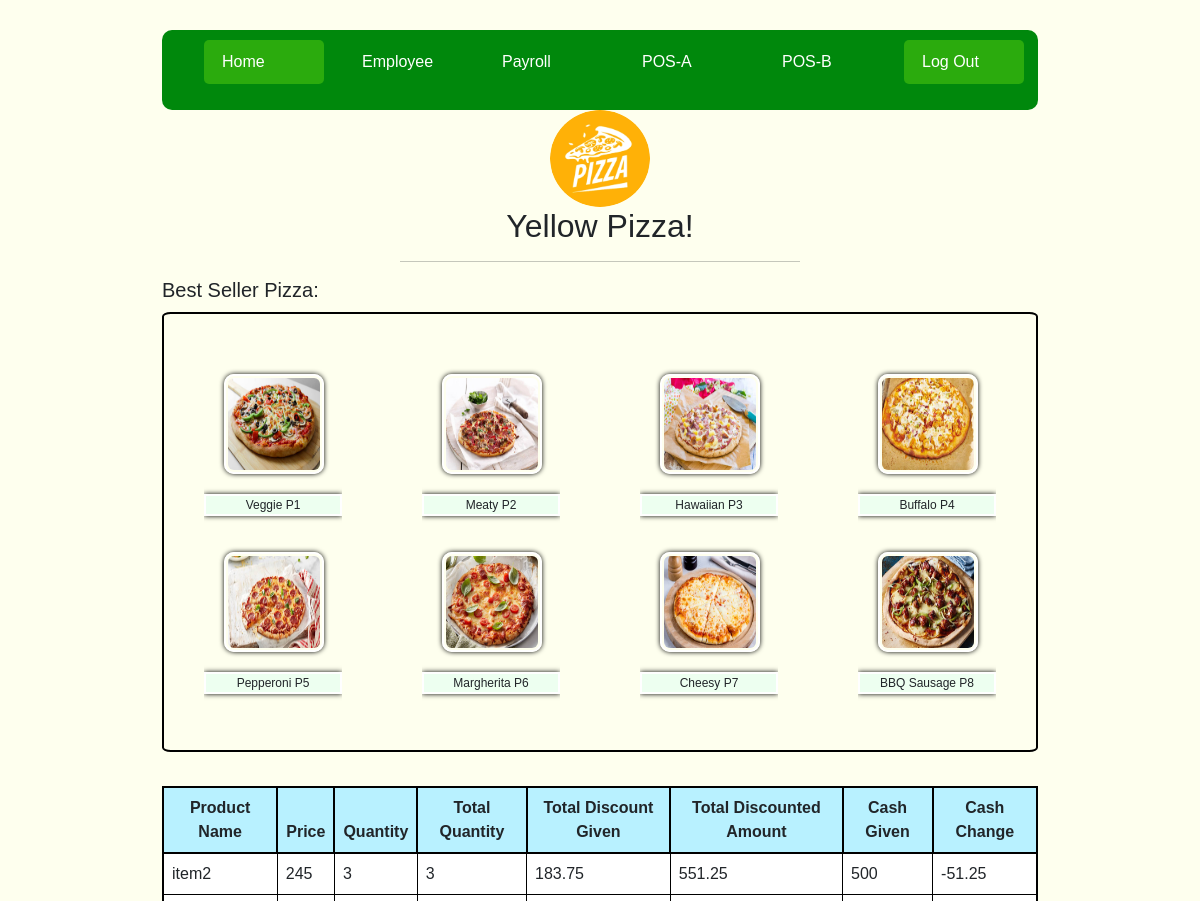
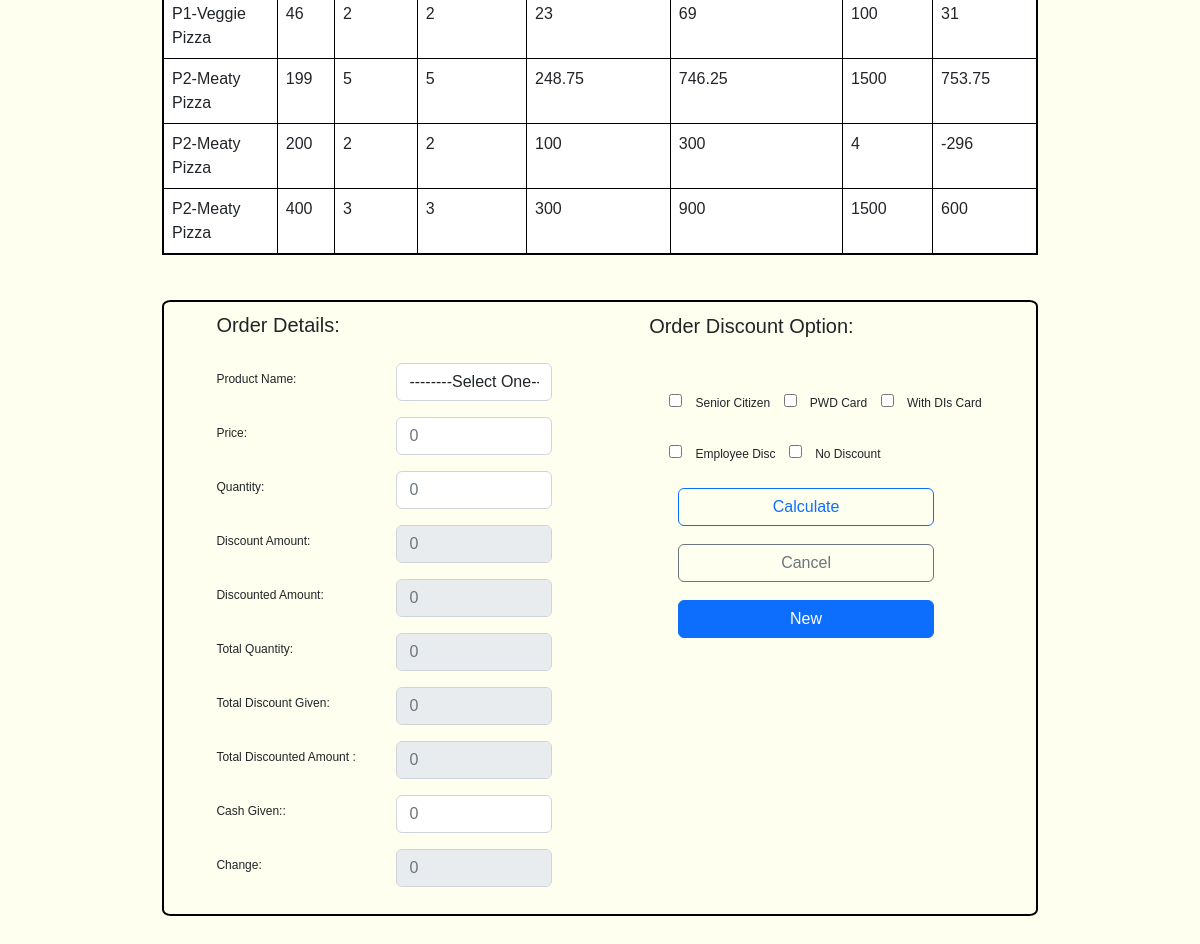
Page /Webpages_overall/Webpages_view/POS-B_pages.php on the committed database (2 pictures, top to bottom).
### tables this page shows
CREATE TABLE `pointofsale_B` (
  `product_id` int(11) NOT NULL,
  `product_name` varchar(100) NOT NULL,
  `price` varchar(100) NOT NULL,
  `quantity` varchar(100) NOT NULL,
  `discount_amount` varchar(50) NOT NULL,
  `discounted_amount` varchar(50) NOT NULL,
  `total_quantity` varchar(50) NOT NULL,
  `total_disc_given` varchar(100) NOT NULL,
  `total_disc_amount` varchar(100) NOT NULL,
  `cash_given` varchar(200) NOT NULL,
  `cash_change` varchar(20) NOT NULL,
  `date_bought` datetime NOT NULL DEFAULT CURRENT_TIMESTAMP
);

### Webpages_overall/Webpages_view/POS-B_pages.php (the view, shortened to what this page needs)
<?php
$price="";
$quantity="";
$discount_amount="";
$discounted_amount="";
$total_quantity="";
$total_disc_given="";
$total_disc_amount="";
$cash_given="";
$cash_change="";
?>
<!DOCTYPE html>
<html>
<head>
	<link rel="stylesheet" href="https://cdn.jsdelivr.net/npm/bootstrap@5.2.3/dist/css/bootstrap.min.css">
	<link rel="stylesheet" href="https://cdn.jsdelivr.net/npm/bootstrap@4.6.2/dist/js/bootstrap.min.js">
	<link rel="stylesheet" href="/Webpages_overall/panel.css">
	<link rel="stylesheet" href="/Webpages_overall/Assets/CSS/POS-B_style.css">
</head>
<body>
	<div class="container">
	<div class="menu-bar">
    <ul>
      <li class="active"><i class='bx bx-home-smile'></i><a href="#">Home</a></li>
      <li><i class='bx bx-list-check'></i><a href="#">Employee</a>
      </li>
      <li><i class='bx bx-money-withdraw'></i><a href="#">Payroll</a>
      </li>
      <li><i class='bx bx-calculator'></i><a href="#">POS-A</a>
      </li>
      <li><i class='bx bx-calculator'></i><a href="#">POS-B</a>
      </li>
      <li class="active"><i class='bx bx-log-out'></i><a href="#">Log Out</a></li>
    </ul>
  </div>
		<center>
		<img src="/Webpages_overall/Assets/Images/POS_B/logo.png" style="width:100px; border-radius:50%;">
		<h2>Yellow Pizza!</h2>
		<hr color="black" width="400px">
		</center>
		<form action="POS-B_pages.php" method="POST">
		<h5>Best Seller Pizza:</h5>
			<div class="display_img">
			<div class="line-1">
				<div class="img-control">
					<div class="img_1">
						<img class="img_display" src="/Webpages_overall/Assets/Images/POS_B/Veggie pizza.jpeg">
						<p class="namebox">Veggie P1</p>
					</div>
				</div>
				<div class="img-control">
					<div class="img_2">
						<img class="img_display" src="/Webpages_overall/Assets/Images/POS_B/peperoni pizza.jpeg">
						<p class="namebox">Pepperoni P5</p>
					</div>
				</div>
			</div>
			<div class="line-2">
				<div class="img-control">
					<div class="img_3">
						<img class="img_display" src="/Webpages_overall/Assets/Images/POS_B/meaty pizza.jpeg">
						<p class="namebox">Meaty P2</p>
					</div>
				</div>
				<div class="img-control">
					<div class="img_4">
						<img class="img_display" src="/Webpages_overall/Assets/Images/POS_B/margherita pizza.jpeg">
						<p class="namebox">Margherita P6</p>
					</div>
				</div>
			</div>
			<div class="line-3">
				<div class="img-control">
					<div class="img_5">
						<img class="img_display"src="/Webpages_overall/Assets/Images/POS_B/Hawaiian_pizza.jpeg">
						<p class="namebox">Hawaiian P3</p>
					</div>
				</div>
				<div class="img-control">
					<div class="img_6">
						<img class="img_display" src="/Webpages_overall/Assets/Images/POS_B/cheesy pizza.jpeg">
						<p class="namebox">Cheesy P7</p>
					</div>
				</div>
			</div>
			<div class="line-4">
				<div class="img-control">
					<div class="img_7">
						<img class="img_display" src="/Webpages_overall/Assets/Images/POS_B/buffalo chicken pizza.jpeg">
						<p class="namebox">Buffalo P4</p>
					</div>
				</div>
				<div class="img-control">
					<div class="img_8">
						<img class="img_display" src="/Webpages_overall/Assets/Images/POS_B/BBQ sausage pizza.jpeg">
						<p class="namebox">BBQ Sausage P8</p>
					</div>
				</div>
			</div>
		</div>
		<br>
	<table class="table table-bordered table-hover">
				<thead>
					<tr>
						<th>Product Name</th>
						<th>Price</th>
						<th>Quantity</th>
						<th>Total Quantity</th>
						<th>Total Discount Given</th>
						<th>Total Discounted Amount</th>
						<th>Cash Given</th>
						<th>Cash Change</th>
					</tr>
				</thead>
				<tbody>
					<?php
						$servername="localhost";
						$username="root";
						$password="";
						$database="webpages_database";
						$connection = new mysqli($servername, $username, $password, $database);
						$sql="SELECT * FROM pointofsale_B";
						$result = $connection->query($sql);
						while($row = $result->fetch_assoc()){
							echo "
							<tr>
								<td>$row[product_name]</td>
								<td>$row[price]</td>
								<td>$row[quantity]</td>
								<td>$row[total_quantity]</td>
								<td>$row[total_disc_given]</td>
								<td>$row[total_disc_amount]</td>
								<td>$row[cash_given]</td>
								<td>$row[cash_change]</td>
							</tr>
							";
						}
					?>
				</tbody>
			</table>
		<br>
		<div class="box">
			<div class="display_input">
			<h5>Order Details: </h5>
			<br>
				<div class="row mb-3">
					<label for="product_name" class="col-sm-6 col-form-label">Product Name:</label>
					<div class="col-sm-6">
						<select type="text" id="product_name" name="product_name" class="form-control" required>
						  <option value="">--------Select One--------</option>
						</select>
					</div>
				</div>
				<div class="row mb-3">
					<label class="col-sm-6 col-form-label">Price:</label>
					<div class="col-sm-6">
						<input type="number" placeholder="0" name="price" class="form-control" value="<?php echo $price; ?>"reguired>
					</div>
				</div>
				<div class="row mb-3">
					<label class="col-sm-6 col-form-label">Quantity:</label>
					<div class="col-sm-6">
						<input type="number" placeholder="0" name="quantity" class="form-control" value="<?php echo $quantity; ?>"required>
					</div>
				</div>
				<div class="row mb-3">
					<label class="col-sm-6 col-form-label">Discount Amount:</label>
					<div class="col-sm-6">
						<input type="text" placeholder="0" name="discount_amount" class="form-control" value="<?php echo $discount_amount; ?>" disabled>
					</div>
				</div>
				<div class="row mb-3">
					<label class="col-sm-6 col-form-label">Discounted Amount:</label>
					<div class="col-sm-6">
						<input type="text" placeholder="0" name="discounted_amount" class="form-control" value="<?php echo $discounted_amount; ?>" disabled>
					</div>
				</div>
				<div class="row mb-3">
					<label class="col-sm-6 col-form-label">Total Quantity:</label>
					<div class="col-sm-6">
						<input type="text" placeholder="0" name="total_quantity" class="form-control" value="<?php echo $total_quantity; ?>" disabled>
					</div>
				</div>
				<div class="row mb-3">
					<label class="col-sm-6 col-form-label">Total Discount Given:</label>
					<div class="col-sm-6">
						<input type="text" placeholder="0" name="total_disc_given" class="form-control" value="<?php echo $total_disc_given; ?>" disabled>
					</div>
				</div>
				<div class="row mb-3">
					<label class="col-sm-6 col-form-label">Total Discounted Amount :</label>
					<div class="col-sm-6">
						<input type="text" placeholder="0" name="total_disc_amount" class="form-control" value="<?php echo $total_disc_amount; ?>"  disabled>
					</div>
				</div>
				<div class="row mb-3">
					<label class="col-sm-6 col-form-label">Cash Given::</label>
					<div class="col-sm-6">
						<input type="number" placeholder="0" name="cash_given" class="form-control" value="<?php echo $cash_given; ?>"required>
					</div>
				</div>
				<div class="row mb-3">
					<label class="col-sm-6 col-form-label">Change:</label>
					<div class="col-sm-6">
						<input type="text" placeholder="0" name="cash_change" class="form-control" value="<?php echo $cash_change; ?>" disabled>
					</div>
				</div>
			</div>
			<div class="display_button">
			<h5>Order Discount Option: </h5>
			<br>
			<div class="checkbox">
				<input type="checkbox">	Senior Citizen	<input type="checkbox">	PWD Card	<input type="checkbox">	With DIs Card<br><br>
				<input type="checkbox">	Employee Disc	<input type="checkbox">	No Discount
			</div>
			<div class="offset-sm-1 col-sm-9 d-grid">
				<div class="col-sm-12 d-grid">
					<td><input class="btn btn-outline-primary" type="submit" name="submit" value="Calculate"></td>
				</div>
				<br>
				<div class="col-sm-12 d-grid">
					<button type="reset" class="btn btn-outline-secondary" name="cancelBtn">Cancel</button>
				</div>
				<br>
				<div class="col-sm-12 d-grid">
					<a class="btn btn-primary" href="/Webpages_overall/Webpages_view/POS-B_pages.php" role="button">New</a>
				</div>
			</div>
			</div>
		</div>
		</form>
	</div>
</body>
</html>

### Webpages_overall/panel.css (style rules this page uses)
* { padding: 0; margin: 0; box-sizing: border-box; }
body { font-family: Sans-Serif; }
.menu-bar { background: #00880c; border-radius: 10px; width: 100%; }
.menu-bar ul { display: inline-flex; list-style: none; color: #fff; }
.menu-bar ul li { width: 120px; margin: 10px; padding: 10px; align-items: center; }
.menu-bar ul li a { text-decoration: none; color: #fff; text-align: center; }
.active, .menu-bar ul li:hover { background: #2bab0d; border-radius: 5px; }

### Webpages_overall/Assets/CSS/POS-B_style.css (style rules this page uses)
* { padding: 0; margin: 0; overflow-x: hidden; }
body { padding:30px; background:#feffeeff; display: flex; justify-content: center; align-items: center; }
.container { max-width:900px; margin:0 auto; }
.namebox { background:#edfff0ff; border:2px solid white; box-shadow: 0 0 5px black; }
.img_display { margin:20px; padding:2px; border-radius:10%; border:2px solid white; box-shadow: 0 0 5px black; text-align:center; alt:avatar; width:100px; height:100px; }
.display_img { font-size:12px; border:2px solid black; border-radius:1%; margin:10px auto; display: flex; }
.img-control { text-align:center; }
.line-1, .line-2, .line-3, .line-4 { float:left; padding:40px; align-items:center; justifyy-content:center; }
.display_input { float:left; }
.col-sm-6 { width:180px; }
.display_input { font-size:12px; border-radius:1%; margin:1px auto; padding:10px; }
.box { border:2px solid black; border-radius:1%; margin:5px auto; display: flex; }
.display_button { font-size:12px; border-radius:1%; margin:10px auto; padding:2px; float:right; justify-content: center; align-items: center; }
.checkbox { margin:10px auto; padding:10px; }
.checkbox input { margin:10px; padding:px; }
.table thead { background:#b8f1ff; text-align:center; }
.table thead tr th { color:solid black; text-align:center; border: 2PX solid black; }
.table { border: 2PX solid black; border-radius: 2px ; background-color: white; }

### rows in the picture
pointofsale_b: product_name "item2", price "245", quantity "3", total_quantity "3", total_disc_given "183.75", total_disc_amount "551.25", cash_given "500", cash_change "-51.25"
pointofsale_b: product_name "P1-Veggie Pizza", price "46", quantity "2", total_quantity "2", total_disc_given "23", total_disc_amount "69", cash_given "100", cash_change "31"
pointofsale_b: product_name "P2-Meaty Pizza", price "199", quantity "5", total_quantity "5", total_disc_given "248.75", total_disc_amount "746.25", cash_given "1500", cash_change "753.75"
pointofsale_b: product_name "P2-Meaty Pizza", price "200", quantity "2", total_quantity "2", total_disc_given "100", total_disc_amount "300", cash_given "4", cash_change "-296"
pointofsale_b: product_name "P2-Meaty Pizza", price "400", quantity "3", total_quantity "3", total_disc_given "300", total_disc_amount "900", cash_given "1500", cash_change "600"
